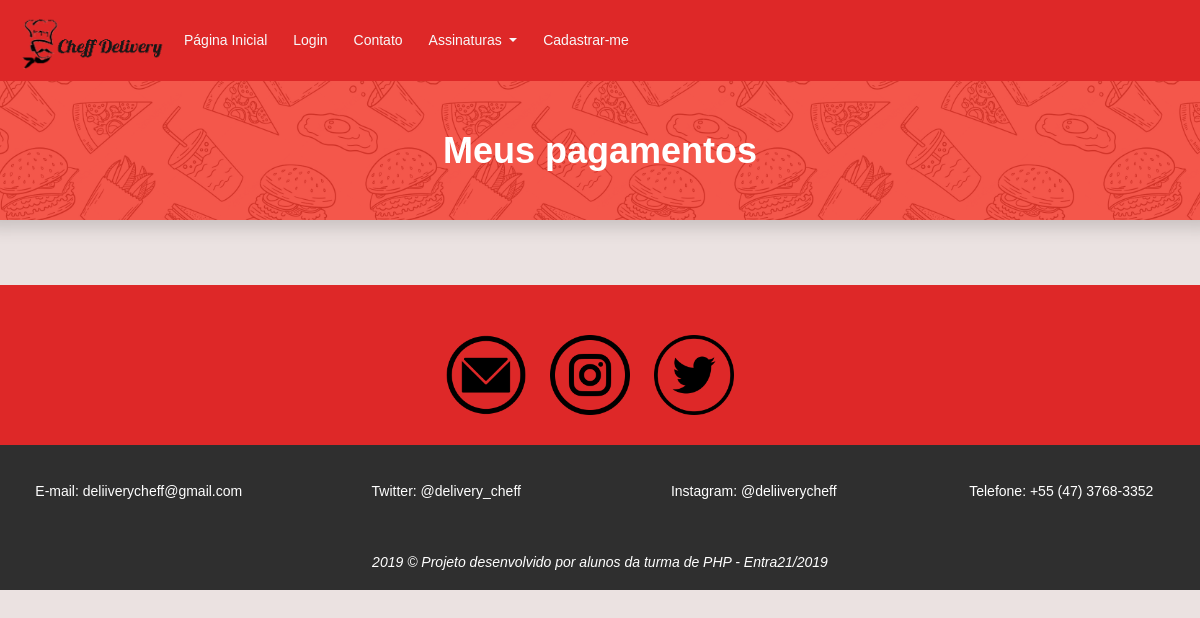
Page /meuspagamentos.php on the earlier database version.
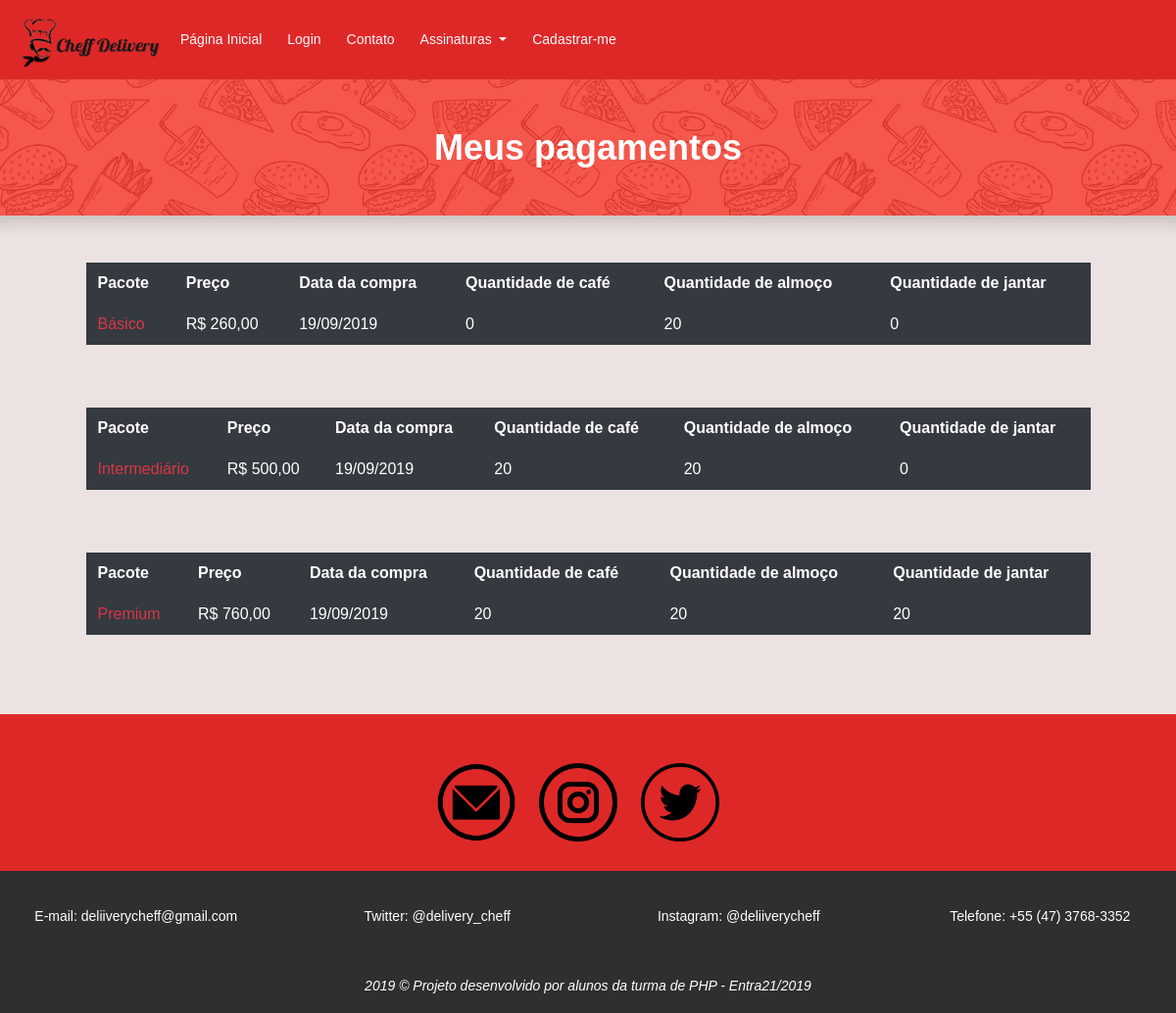
Same page on the later database version.
### tables this page shows
CREATE TABLE `pacotes` (
  `id` int(11) NOT NULL,
  `nome_pacote` varchar(255) NOT NULL,
  `nome_imagem` varchar(255) NOT NULL,
  `descricao_pacote` varchar(255) NOT NULL,
  `preco_pacote` varchar(255) NOT NULL,
  `quantidade_cafe` int(11) NOT NULL,
  `quantidade_almoco` int(11) NOT NULL,
  `quantidade_jantar` int(11) NOT NULL
);

### meuspagamentos.php (the view, shortened to what this page needs)
<?php
require_once"include/conexao.php";
$lista = "SELECT * FROM pacotes";
$queryPacote = mysqli_query($con, $lista);
$lista = mysqli_fetch_all($queryPacote, MYSQLI_ASSOC);
?>
<!DOCTYPE html>
<html>
<head>
	<link rel="stylesheet" href="https://stackpath.bootstrapcdn.com/bootstrap/4.3.1/css/bootstrap.min.css">
	<link rel="stylesheet" type="text/css" href="media/css/estilos.css">
	<link rel="stylesheet" href="media/css/main.css">
</head>
<body style="background-color: rgb(235, 226, 225);">
	<?php
	require_once "header.php";
	?>
	<div class="row">
		<div class="shadow " style="  background-color: #f2392c ;background-image: url('media/images/food-pattern.png');min-height: 100px; min-width: 100%; background-size: 30%; background-position: center 1050px;">
			<h1 class="text-white mb-5 text-center mt-5">Meus pagamentos</h1>
		</div>
	</div>
	<div class="row">
		<?php foreach ($lista as $item) { ?>
		<table class="table table-borderless table-dark col-md-10 offset-md-1 mt-5">
			<thead>
				<tr>
					<th scope="col">Pacote</th>
					<th scope="col">Preço</th>
					<th scope="col">Data da compra</th>
					<th scope="col">Quantidade de café</th>
					<th scope="col">Quantidade de almoço</th>
					<th scope="col">Quantidade de jantar</th>
				</tr>
			</thead>
			<tbody>
				<tr>
					<td class="card-title text-danger"><?=utf8_encode($item['nome_pacote'])?></td>
					<td><?=$item['preco_pacote']?></td>
					<td>19/09/2019</td>
					<td><?=$item['quantidade_cafe']?></td>
					<td><?=$item['quantidade_almoco']?></td>
					<td><?=$item['quantidade_jantar']?></td>
				</tr>
			</tbody>
		</table>
	<?php } ?>
	</div>
	<?php
	require_once "footer.php";
	?>
</body>
</html>

Differences in the rows shown:
added pacotes: nome_pacote "Básico", preco_pacote "R$ 260,00", quantidade_cafe "0", quantidade_almoco "20", quantidade_jantar "0"
added pacotes: nome_pacote "Intermediário", preco_pacote "R$ 500,00", quantidade_cafe "20", quantidade_almoco "20", quantidade_jantar "0"
added pacotes: nome_pacote "Premium", preco_pacote "R$ 760,00", quantidade_cafe "20", quantidade_almoco "20", quantidade_jantar "20"
